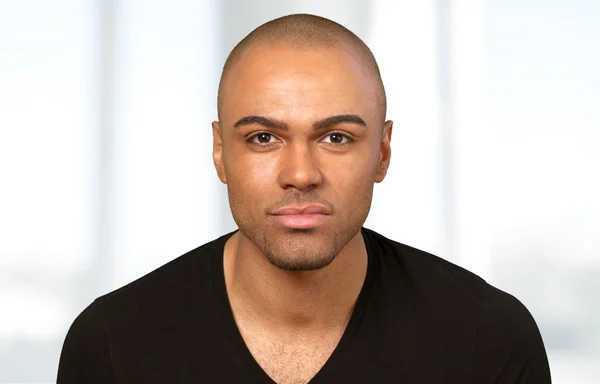
#> input picture assets/materials/pcd/attachment/notes-code/2/contoh.jpg, 600 x 384 px
$ python 2-3.py
#> lines starting #> are read from the running program, lines starting #| are printed output that depends on the picture
import numpy as np
import cv2
import matplotlib.pyplot as plt
from PIL import Image
import os

base_dir = os.path.dirname(__file__)
img_path = os.path.join(base_dir, "contoh.jpg")
#img = cv2.imread("contoh.jpg", cv2.IMREAD_GRAYSCALE)
img = np.array(Image.open(img_path).convert("L"))
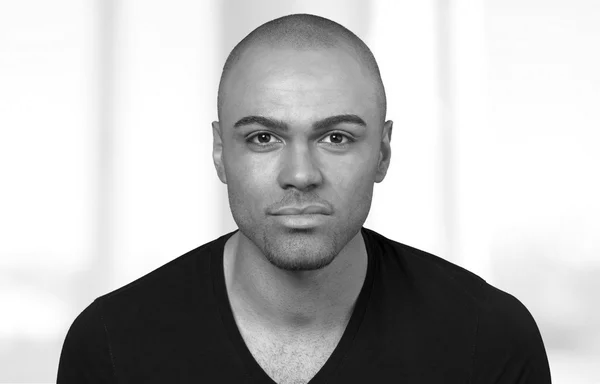
#> img: shape (384, 600); min 0, max 255, mean 184.2
M, N = img.shape
#> M = 384; N = 600


#image rotation (opencv)
# pusat = (N // 2, M // 2)
# A_rot = cv2.getRotationMatrix2D(pusat, angle=30, scale=1.0)
# img_rot = cv2.warpAffine(img, A_rot, (N,M))

#image rotation (manual)
img_rot = np.zeros_like(img)
angle = 30
theta = np.radians(angle)
cx, cy = N//2, M//2
#> cx = 300; cy = 192

cos_t = np.cos(theta)
sin_t = np.sin(theta)

for y_dst in range(M):
    for x_dst in range(N):
        x_src = (x_dst -cx) * cos_t + (y_dst-cy)*sin_t+cx
        y_src =-(x_dst-cx) * sin_t + (y_dst-cy)*cos_t+cy

        x_src_int = int(round(x_src))
        y_src_int = int(round(y_src))

        if 0 <= x_src_int < N and 0 <= y_src_int < M:
            img_rot[y_dst, x_dst] = img[y_src_int, x_src_int]
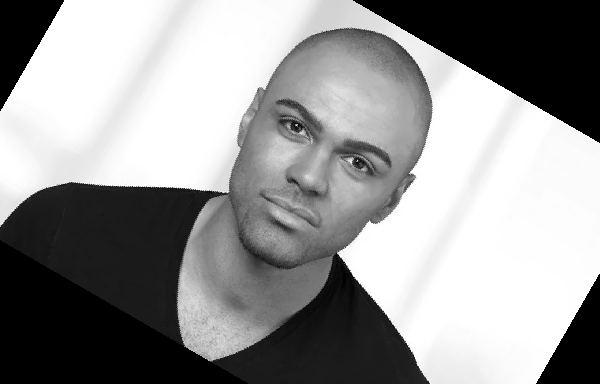
#> img_rot: shape (384, 600); min 0, max 255, mean 148.2

Image.fromarray(img_rot).show()

#image translation: 50 px ke kanan dan 30 px ke bawah (opencv)
# A_trans = np.float32([[1,0,50], [0, 1, 30]])
# img_trans = cv2.warpAffine(img, A_trans, (N,M))


#image translation: 50 px ke kanan dan 30 px ke bawah (manual)
img_trans = np.zeros_like(img)

tx=50
ty=30

for y_dst in range(M):
    for x_dst in range(N):
        x_src = x_dst - tx
        y_src = y_dst - ty

        if 0 <= x_src < N and 0 <= y_src < M:
            img_trans[y_dst, x_dst] = img[int(y_src), int(x_src)]
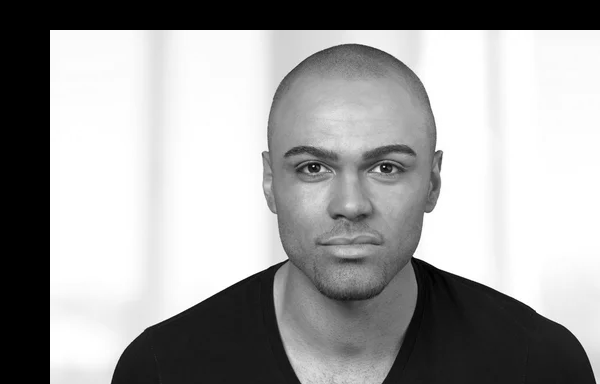
#> img_trans: shape (384, 600); min 0, max 255, mean 159.2


Image.fromarray(img_trans).show()
#not yet done
